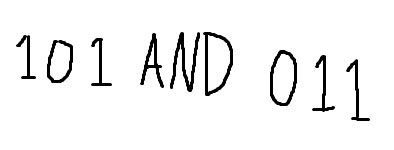
#> input picture scallop_bitwise/handwritten_input.png, 394 x 150 px
$ python dataset.py
#> lines starting #> are read from the running program, lines starting #| are printed output that depends on the picture; after the words box and inside, x2 and y2 are one past the last pixel; in counts of white or black regions, pixels touching at a corner belong together
#> the answer given: ../scallop_bitwise
#> the answer given: y
### scallopprototype/preprocess.py
# preprocess.py
import cv2
import numpy as np
import os
import matplotlib.pyplot as plt

def preprocess_image(image_path, target_size=(28, 28), visualize=False):
    """
    Preprocess a handwriting image for recognition.

    Args:
        image_path (str): Path to the image file
        target_size (tuple): Target size for the processed image
        visualize (bool): If True, displays the processing steps

    Returns:
        numpy.ndarray: Preprocessed image as a normalized array
    """
#> called with image_path = '../scallop_bitwise/handwritten_input.png', target_size = (28, 28), visualize = False
    # Read image
    image = cv2.imread(image_path)
#> image is the input picture: shape (150, 394, 3); min 0, max 255, mean 241.4
    if image is None:
        raise ValueError(f"Could not read image at {image_path}")

    # Convert to grayscale
    gray = cv2.cvtColor(image, cv2.COLOR_BGR2GRAY)

    # Apply thresholding to create binary image
    _, binary = cv2.threshold(gray, 150, 255, cv2.THRESH_BINARY_INV)
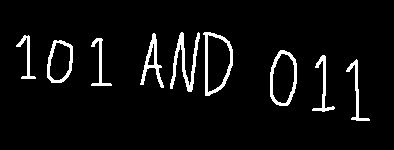
#> binary: shape (150, 394); 5.4% white; 9 white regions, largest, box (x1, y1, x2, y2) and area: (170, 32, 200, 92) 554, (203, 32, 233, 96) 489, (270, 50, 297, 106) 427

    # Resize to target size
    resized = cv2.resize(binary, target_size)
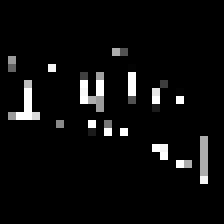
#> resized: shape (28, 28) (shown 8 times larger); min 0, max 255, mean 12.2

    # Normalize pixel values to [0, 1]
    normalized = resized / 255.0

    # Visualize preprocessing steps if requested
    if visualize:
        plt.figure(figsize=(12, 4))

        plt.subplot(141)
        plt.imshow(cv2.cvtColor(image, cv2.COLOR_BGR2RGB))
        plt.title('Original')
        plt.axis('off')

        plt.subplot(142)
        plt.imshow(gray, cmap='gray')
        plt.title('Grayscale')
        plt.axis('off')

        plt.subplot(143)
        plt.imshow(binary, cmap='gray')
        plt.title('Binary')
        plt.axis('off')

        plt.subplot(144)
        plt.imshow(normalized, cmap='gray')
        plt.title('Normalized')
        plt.axis('off')

        plt.tight_layout()
        plt.show()

    return normalized

# [47 lines left out: functions save_image_as_text, test_preprocessing, not called in this run]

# [2 lines that do not run on import are left out]

### scallopprototype/dataset.py
import os
import numpy as np
from preprocess import preprocess_image
from sklearn.model_selection import train_test_split
import matplotlib.pyplot as plt

def create_dataset(data_dir, labels_file=None, visualize=False, use_filenames_as_labels=False):
    """
    Create a dataset from processed handwriting samples.

    Args:
        data_dir (str): Directory containing the image files
        labels_file (str, optional): Name of the file mapping images to labels
        visualize (bool): If True, displays some sample images
        use_filenames_as_labels (bool): If True, extract labels from filenames

    Returns:
        tuple: (samples, labels, filenames) as numpy arrays
    """
    samples = []
    labels = []
    filenames = []

    if use_filenames_as_labels:
        # Get all image files in the directory
        image_files = [f for f in os.listdir(data_dir)
                      if os.path.isfile(os.path.join(data_dir, f)) and
                      f.lower().endswith(('.png', '.jpg', '.jpeg', '.bmp', '.tif', '.tiff'))]

        for filename in image_files:
            image_path = os.path.join(data_dir, filename)

            # Extract label from filename (first character)
            label = filename[0]  # Assumes format like A1, A2, or A_1, A_2

            try:
                processed_image = preprocess_image(image_path)

                # Add to dataset
                samples.append(processed_image.flatten())
                labels.append(label)
                filenames.append(filename)

            except Exception as e:
                print(f"Error processing {image_path}: {e}")
    else:
        # Original implementation using labels.txt
        if not labels_file:
            labels_file = "labels.txt"

        labels_path = os.path.join(data_dir, labels_file)

        if not os.path.exists(labels_path):
            raise ValueError(f"Labels file not found at {labels_path}")

        with open(labels_path, 'r') as f:
            for line in f:
                if ',' not in line:
                    continue

                filename, label = line.strip().split(',')

                # Preprocess image
                image_path = os.path.join(data_dir, filename)

                if not os.path.exists(image_path):
                    print(f"Warning: Image not found at {image_path}, skipping")
                    continue

                try:
                    processed_image = preprocess_image(image_path)

                    # Add to dataset
                    samples.append(processed_image.flatten())
                    labels.append(label)
                    filenames.append(filename)

                except Exception as e:
                    print(f"Error processing {image_path}: {e}")

    if not samples:
        raise ValueError("No valid samples were processed")

    # Visualize some samples if requested
    if visualize and samples:
        plt.figure(figsize=(10, 5))
        for i in range(min(10, len(samples))):
            plt.subplot(2, 5, i+1)
            plt.imshow(samples[i].reshape(28, 28), cmap='gray')
            plt.title(f"Label: {labels[i]}")
            plt.axis('off')
#> this loop made 1 pass
        plt.tight_layout()
        plt.show()

    return np.array(samples), np.array(labels), filenames

def split_dataset(samples, labels, test_size=0.2, random_state=42):
    """
    Split dataset into training and testing sets.

    Args:
        samples (numpy.ndarray): Sample images
        labels (numpy.ndarray): Corresponding labels
        test_size (float): Proportion of samples to use for testing
        random_state (int): Random seed for reproducibility

    Returns:
        tuple: (X_train, X_test, y_train, y_test)
    """
    return train_test_split(samples, labels, test_size=test_size, random_state=random_state)

def test_dataset_creation():
    """
    Test function for dataset creation.
    """
    data_dir = input("Enter the directory containing your images: ")

    if not os.path.exists(data_dir):
        print(f"Directory {data_dir} does not exist.")
        return

    use_filenames = input("Extract labels from filenames? (y/n): ").lower() == 'y'

    try:
        samples, labels, filenames = create_dataset(data_dir, visualize=True,
                                                  use_filenames_as_labels=use_filenames)
#> filenames = ['handwritten_input.png']
        print(f"Dataset created with {len(samples)} samples")
#| Dataset created with 1 samples
        print(f"Sample shape: {samples[0].shape}")
#| Sample shape: (784,)

        # Count samples per label
        unique_labels, counts = np.unique(labels, return_counts=True)
#> counts = [1]
        print("\nSamples per label:")
        for label, count in zip(unique_labels, counts):
            print(f"  {label}: {count}")
#> this loop made 1 pass
#|   h: 1

        # Split dataset
        X_train, X_test, y_train, y_test = split_dataset(samples, labels)
        print(f"\nTraining set: {len(X_train)} samples")
        print(f"Testing set: {len(X_test)} samples")

    except Exception as e:
        print(f"Error creating dataset: {e}")

if __name__ == "__main__":
    test_dataset_creation()
